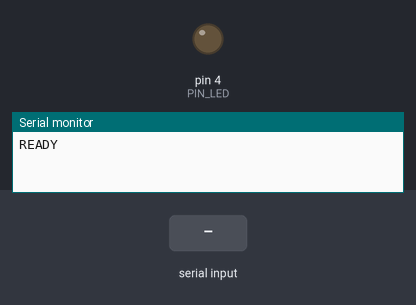
A sketch run on a simulated Arduino Uno, built with avr-gcc and run on an emulated ATmega328P. On the bench: output pins drawn as LEDs (lit = HIGH), the last lines printed to the serial monitor. The test bench sets the inputs (shaded band).

Above: at 2.2 s.
2.3 s: "LED_ON\n" received over Serial
At 2.8 s:
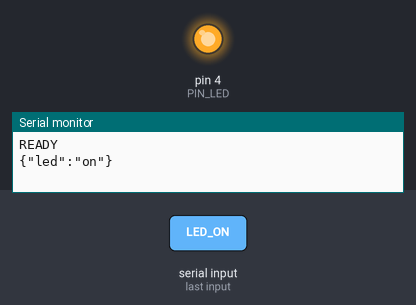
3.8 s: "LED_OFF\n" received over Serial
At 5.2 s:
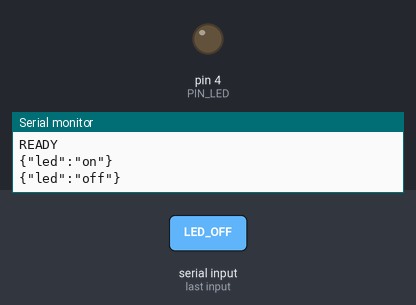
Timing chart, 0 to 6.8 s (numbered marks = the images above; inputs shaded):
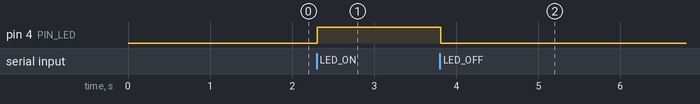

Measured:
- after the input at 2.3 s, pin 4 (PIN_LED): LOW → HIGH at once
- after the input at 3.8 s, pin 4 (PIN_LED): HIGH → LOW at once

The sketch:

arduino_dht11.ino
```cpp
#include <Arduino.h>
#include <DHT.h>

// ---- CONFIG ----
#define PIN_DHT 7          // pin DHT
#define DHTTYPE DHT11      // o DHT22
#define PIN_LED 4         // LED integrato

DHT dht(PIN_DHT, DHTTYPE);

unsigned long lastSend = 0;
const unsigned long PERIOD_MS = 3000;  // invia lettura ogni 3s

void setup() {
  Serial.begin(9600);
  pinMode(PIN_LED, OUTPUT);
  digitalWrite(PIN_LED, LOW);
  dht.begin();
  delay(1000);
  Serial.println(F("READY"));
}

void loop() {
  // 1) Comandi da seriale
  while (Serial.available()) {
  String cmd = Serial.readStringUntil('\n');
  cmd.trim();
  if (cmd.equalsIgnoreCase("LED_ON")) {
    digitalWrite(PIN_LED, HIGH);
    Serial.println(F("{\"led\":\"on\"}"));
  } else if (cmd.equalsIgnoreCase("LED_OFF")) {
    digitalWrite(PIN_LED, LOW);
    Serial.println(F("{\"led\":\"off\"}"));
  } else if (cmd.equalsIgnoreCase("READ")) {
    // lettura immediata
    float h = dht.readHumidity();
    float t = dht.readTemperature();
    if (!isnan(h) && !isnan(t)) {
      Serial.print(F("{\"temp\":"));
      Serial.print(t, 1);
      Serial.print(F(",\"hum\":"));
      Serial.print((int)round(h));
      Serial.println(F("}"));
    } else {
      Serial.println(F("{\"error\":\"dht_read_failed\"}"));
    }
  } else {
    Serial.print(F("{\"echo\":\""));
    Serial.print(cmd);
    Serial.println(F("\"}"));
  }
}


  // 2) Letture DHT periodiche
  /*
  if (millis() - lastSend >= PERIOD_MS) {
    lastSend = millis();
    float h = dht.readHumidity();
    float t = dht.readTemperature(); // °C
    if (!isnan(h) && !isnan(t)) {
      // JSON compatto (newline-terminated)
      Serial.print(F("{\"temp\":"));
      Serial.print(t, 1);
      Serial.print(F(",\"hum\":"));
      Serial.print((int)round(h));
      Serial.println(F("}"));
    } else {
      Serial.println(F("{\"error\":\"dht_read_failed\"}"));
    }
  }*/
}
```
